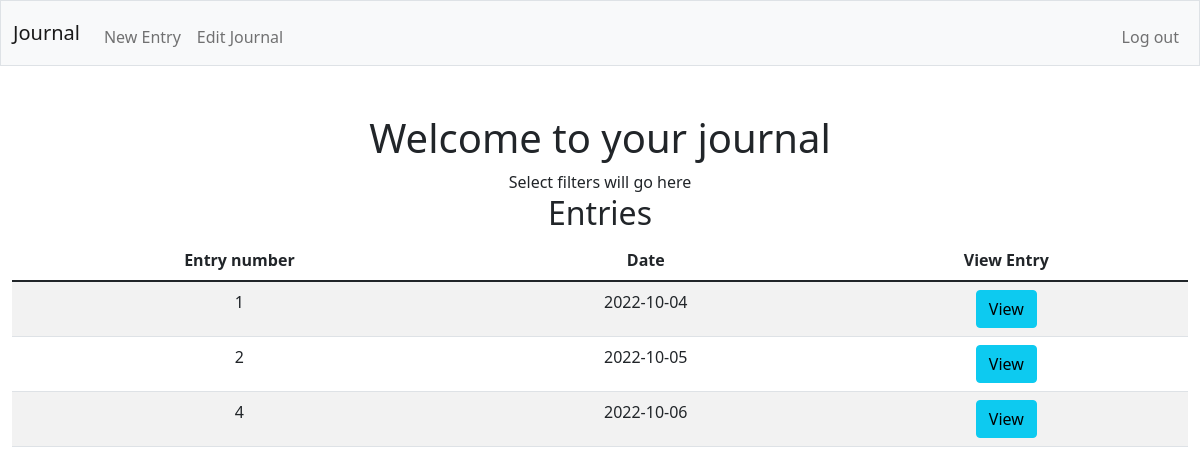
Page / (signed in) on the earlier database version.
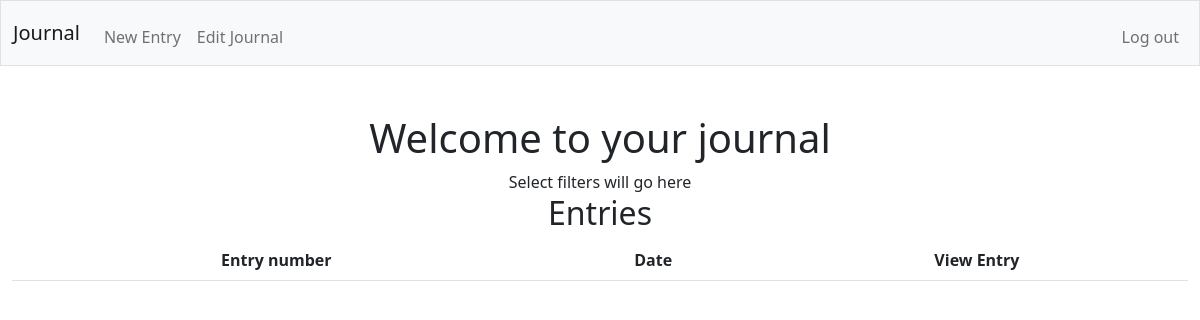
Same page on the later database version.
### tables this page shows
CREATE TABLE "entries" (
	"journal_id"	INTEGER NOT NULL UNIQUE,
	"customer_id"	INTEGER NOT NULL,
	"entry_id"	INTEGER NOT NULL,
	"date"	DATETIME,
	"year"	INTEGER NOT NULL,
	"month"	INTEGER NOT NULL,
	"day"	INTEGER NOT NULL,
	"entry"	INTEGER NOT NULL,
	FOREIGN KEY("customer_id") REFERENCES "users"("id"),
	PRIMARY KEY("journal_id")
);

### app.py (the view)
@app.route("/", methods=["GET", "POST"])
@login_required
def index():
    entries = db.execute("SELECT * FROM entries WHERE customer_id == ?", session["user_id"])
    return render_template("index.html", entries=entries)

### app.py (called while the page is built)
@app.after_request
def after_request(response):
    response.headers["Cache-Control"] = "no-cache, no-store, must-revalidate"
    response.headers["Expires"] = 0
    response.headers["Pragma"] = "no-cache"
    return response

### helpers.py (called while the page is built)
def login_required(f):
    @wraps(f)
    def decorated_function(*args, **kwargs):
        if session.get("user_id") is None:
            return redirect("/login")
        return f(*args, **kwargs)
    return decorated_function

### templates/index.html (shortened to what this page needs)
{% extends "layout.html" %}
{% block main %}
    <h1>Welcome to your journal</h1>
    <div id="entryDates">
        Select filters will go here
    </div>
    <div>
        <h2>Entries</h2>
        <table class="table table-striped table-hover">
            <thead>
                <tr>
                    <th>Entry number</th>
                    <th>Date</th>
                    <th>View Entry</th>
                </tr>
            </thead>
            <tbody>
                {% for entry in entries %}
                    <tr>
                        <td>{{ entry["journal_id"] }}</td>
                        <td>{{ entry["date"] }}</td>
                        <td><button type="button" class="btn btn-info" data-bs-toggle="modal" data-bs-target="#entryModal" data-myentry='{{ entry | tojson }}'>View</button></td>
                    </tr>
                {% endfor %}
            </tbody>
        </table>
    </div>
{% endblock %}

### templates/layout.html (shortened to what this page needs)
<!DOCTYPE html>
<html lang="en">
    <head>
        <link href="https://cdn.jsdelivr.net/npm/bootstrap@5.1.3/dist/css/bootstrap.min.css" rel="stylesheet">
        <link href="/static/style.css" rel="stylesheet">
    </head>
    <body>
        <nav class="bg-light border navbar navbar-expand-md navbar-light">
            <div class="container-fluid">
                <a class="navbar-brand" href="/">Journal</a>
                <div class="collapse navbar-collapse" id="navbar">
                    {% if session["user_id"] %}
                        <ul class="navbar-nav me-auto mt-2">
                            <li class="nav-item"><a class="nav-link" href="/entry">New Entry</a></li>
                            <li class="nav-item"><a class="nav-link" href="/edit">Edit Journal</a></li>
                        </ul>
                        <ul class="navbar-nav ms-auto mt-2">
                            <li class="nav-item"><a class="nav-link" href="/logout">Log out</a></li>
                        </ul>
                    {% else %}
                        <ul class="navbar-nav ms-auto mt-2">
                            <li class="nav-item"><a class="nav-link" href="/register">Register</a></li>
                            <li class="nav-item"><a class="nav-link" href="/login">Log In</a></li>
                        </ul>
                    {% endif %}
                </div>
            </div>
        </nav>
        <main class="container-fluid py-5 text-center">
            {% block main %}{% endblock %}
        </main>
    </body>
</html>

Differences in the rows shown:
removed entries: journal_id "1", date "2022-10-04"
removed entries: journal_id "2", date "2022-10-05"
removed entries: journal_id "4", date "2022-10-06"
